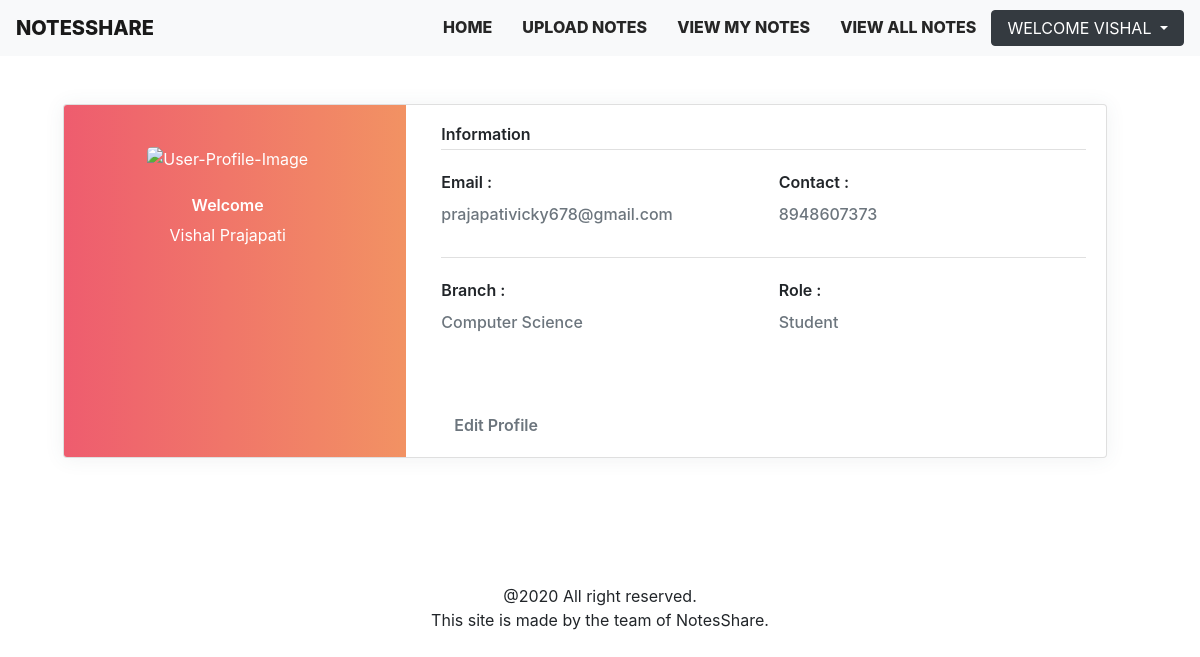
Screenshot of /profile (signed in) with the database file from the repository.
### notes/models.py (models this page shows, shortened)
class Signup(models.Model):
    user =models.ForeignKey(User,on_delete=models.CASCADE)
    contact = models.CharField(max_length=10,null=True)
    branch = models.CharField(max_length=30)
    role = models.CharField(max_length=15)

### notes/views.py (the view)
# urls.py: path('profile',views.profile,name='profile'),
def profile(request):
    if not request.user.is_authenticated:
        return redirect('login')
    user = User.objects.get(id=request.user.id)
    data = Signup.objects.get(user=user)
    d = {'data':data,'user':user}
    return render(request,'profile.html',d)

### templates/profile.html (shortened to what this page needs)
{% extends 'usernavigation.html' %}
{% block body %}
<div class="page-content page-container" id="page-content">
    <div class="padding">
        <div class="row container d-flex justify-content-center">
            <div class="col-xl-12 col-md-6">
                <div class="card user-card-full">
                    <div class="row m-l-0 m-r-0">
                        <div class="col-sm-4 bg-c-lite-green user-profile">
                            <div class="card-block text-center text-white">
                                <div class="m-b-25"> <img src="https://img.icons8.com/bubbles/100/000000/user.png" class="img-radius" alt="User-Profile-Image"> </div>
                                <h6 class="f-w-600">Welcome</h6>
                                <p style="text-transform:capitalize">{{data.user.first_name}}  {{data.user.last_name}}</p>
                            </div>
                        </div>
                        <div class="col-sm-8">
                            <div class="card-block">
                                <h6 class="m-b-20 p-b-5 b-b-default f-w-600">Information</h6>
                                <div class="row">
                                    <div class="col-sm-6">
                                        <p class="m-b-10 f-w-600">Email :</p>
                                        <h6 class="text-muted f-w-400">{{data.user.username}}</h6>
                                    </div>
                                    <div class="col-sm-6">
                                        <p class="m-b-10 f-w-600">Contact :</p>
                                        <h6 class="text-muted f-w-400">{{data.contact}}</h6>
                                    </div>
                                </div>
                                <h6 class="m-b-20 m-t-40 p-b-5 b-b-default f-w-600"></h6>
                                <div class="row">
                                    <div class="col-sm-6">
                                        <p class="m-b-10 f-w-600">Branch :</p>
                                        <h6 class="text-muted f-w-400">{{data.branch}}</h6>
                                    </div>
                                    <div class="col-sm-6">
                                        <p class="m-b-10 f-w-600">Role :</p>
                                        <h6 class="text-muted f-w-400">{{data.role}}</h6>
                                    </div>
                                </div>
                                <br><br><br>
                                 <a style="text-decoration:none;" href="{% url 'edit_profile' %}" class="profile-edit-btn">Edit Profile</a>
                            </div>
                        </div>
                    </div>
                </div>
            </div>
        </div>
    </div>
</div>
<br><br>
<footer class="text-center">
@2020 All right reserved.
<div>This site is made by the team of NotesShare.</div>
</footer>
{% endblock body %}

### templates/usernavigation.html (shortened to what this page needs)
<!doctype html>
<html lang="en">
  <head>
    <link rel="stylesheet" href="/static/css/mystyle.css">
    <link rel="stylesheet" href="https://stackpath.bootstrapcdn.com/bootstrap/4.5.2/css/bootstrap.min.css">
    <link rel="stylesheet" href="https://stackpath.bootstrapcdn.com/font-awesome/4.7.0/css/font-awesome.min.css">
  </head>
  <body>
    <header>
    <div class="container-fluid px-0">
     <nav class="navbar navbar-expand-lg navbar-light bg-light">
  <a class="navbar-brand" href="{% url 'index' %}" >NOTESSHARE </a>
  <div class="collapse navbar-collapse" id="navbarSupportedContent">
    <ul class="navbar-nav ml-lg-auto ">
      <li class="nav-item ">
        <a class="nav-link" href="{% url 'profile' %}">Home <span class="sr-only">(current)</span></a>
      </li>
      <li class="nav-item">
        <a class="nav-link" href="{% url 'upload_notes' %}">Upload Notes</a>
      </li>
       <li class="nav-item">
        <a class="nav-link" href="{% url 'view_mynotes' %}">View my notes</a>
      </li>
      <li class="nav-item">
        <a class="nav-link" href="{% url 'viewallnotes' %}">View all notes</a>
      </li>
       <li class="nav-item dropdown">
        <a style="color:white" class="nav-link dropdown-toggle btn btn-dark" href="#" id="navbarDropdown" role="button" data-toggle="dropdown" aria-haspopup="true" aria-expanded="false">
          Welcome {{request.user.first_name}}
        </a>
      </li>
    </ul>
  </div>
</nav>
    </div>
    </header>
    {% block body %}  {% endblock body %}
  </body>
</html>

### static/css/mystyle.css (style rules this page uses)
.navbar { padding: 20px 0; }
.navbar-brand { font-weight: 800; text-transform: uppercase; font-size: 2em; color:#f10101 ; }
.nav-item { font-weight: 800; text-transform: uppercase; }
.navbar-light .navbar-nav .nav-item .nav-link { color: #262626; padding: 5px 15px; }
body { font-family: 'Roboto';font-size: 16px; }
img { max-width: 100% }

### templates/profile.html (style rules this page uses)
body { background-color: #f9f9fa }
.padding { padding: 3rem !important }
.user-card-full { overflow: hidden }
.card { border-radius: 5px; -webkit-box-shadow: 0 1px 20px 0 rgba(69, 90, 100, 0.08); box-shadow: 0 1px 20px 0 rgba(69, 90, 100, 0.08); border: none; margin-bottom: 30px }
.m-r-0 { margin-right: 0px }
.m-l-0 { margin-left: 0px }
.user-card-full .user-profile { border-radius: 5px 0 0 5px }
.bg-c-lite-green { background: -webkit-gradient(linear, left top, right top, from(#f29263), to(#ee5a6f)); background: linear-gradient(to right, #ee5a6f, #f29263) }
.user-profile { padding: 20px 0 }
.card-block { padding: 1.25rem }
.m-b-25 { margin-bottom: 25px }
.img-radius { border-radius: 5px }
h6 { font-size: 14px }
.card .card-block p { line-height: 25px }
.b-b-default { border-bottom: 1px solid #e0e0e0 }
.m-b-20 { margin-bottom: 20px }
.p-b-5 { padding-bottom: 5px !important }
.m-b-10 { margin-bottom: 10px }
.text-muted { color: #919aa3 !important }
.f-w-600 { font-weight: 600 }
.m-t-40 { margin-top: 20px }
.profile-edit-btn { border: none; border-radius: 1.5rem; width: 70%; padding: 2%; font-weight: 600; color: #6c757d; cursor: pointer; }

### rows the page displays
Signup: user.first_name "Vishal", user.last_name "Prajapati", user.username "prajapativicky678@gmail.com", contact "8948607373", branch "Computer Science", role "Student"

### other values shown
{{ request.user.first_name }} "VISHAL"
